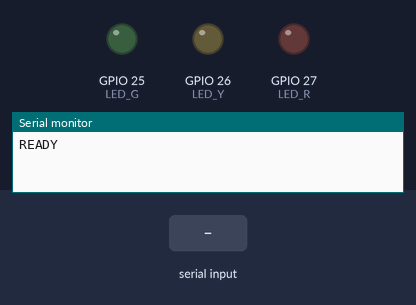
Bench run of a sketch on a simulated ESP32. On the bench: output pins drawn as LEDs (lit = HIGH), the last lines printed to the serial monitor. Inputs (shaded band) come from the test bench.

Above: at 1.8 s.
1.9 s: "C" received over Serial
At 1.97 s:
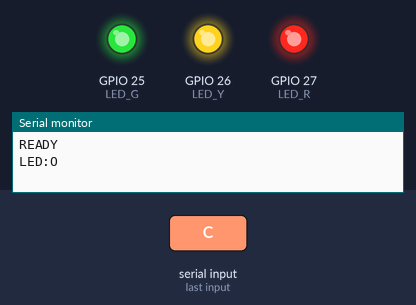
3.5 s: "G" received over Serial
At 4.0 s:
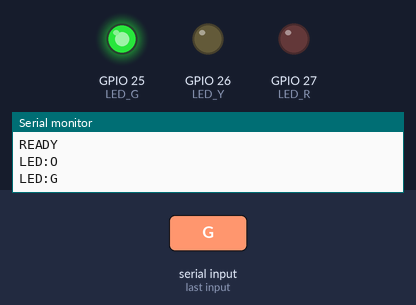
5.0 s: "Y" received over Serial
At 6.4 s:
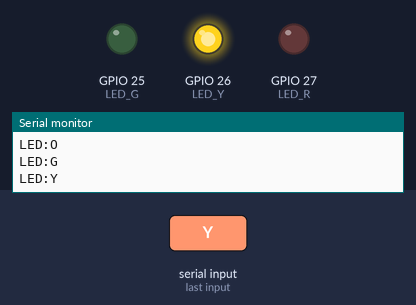
Timing chart, 0 to 9.5 s (numbered marks = the images above; inputs shaded):
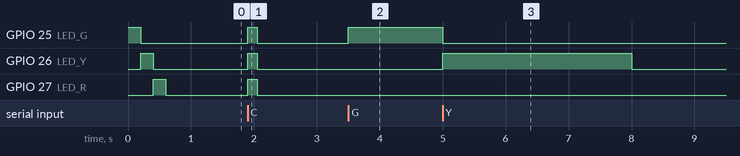

The sketch:

exo_alert_box.ino
```cpp
/*
  ExoSpot – LED Alert Box (ESP32)  v0.3
  แจ้งเตือนด้วยไฟ LED 3 สีเท่านั้น (ไม่มี buzzer) และรายงานสถานะไฟกลับไปที่แอป
  เสียงแจ้งเตือนทั้งหมดอยู่ในแอป (โค้ชเสียงพูด)

  ---------- แอป → ESP32 (1 ตัวอักษร) ----------
    G = ท่าถูก       -> LED เขียว
    Y = เริ่มเสี่ยง    -> LED เหลือง
    R = อันตราย      -> LED แดงกะพริบเร็ว (ดึงความสนใจแทนเสียง)
    O = หยุด/ไม่พบคน  -> ดับทั้งหมด
    C = นับครั้งได้    -> ไฟ 3 ดวงกะพริบพร้อมกัน 1 ครั้ง แล้วกลับสถานะเดิม
    P = ping         -> ตอบสถานะปัจจุบัน (แอปใช้ตอนเพิ่งเชื่อมต่อ)

  ---------- ESP32 → แอป (1 บรรทัดต่อข้อความ) ----------
    READY            บอร์ดพร้อมใช้งาน (หลังเปิดเครื่อง)
    LED:<G|Y|R|O>    สถานะไฟจริงบนกล่อง ส่งทุกครั้งที่ได้รับคำสั่ง (ใช้เป็น ACK)
    TIMEOUT          ไม่ได้รับคำสั่งเกิน 3 วินาที ดับไฟแล้ว

  Failsafe: ไม่ได้รับคำสั่งเกิน 3 วินาที (เว็บปิด/สายหลุด) -> ดับทั้งหมด

  ---------- การต่อขา ----------
    GPIO25 -> 220Ω -> LED เขียว  (ขายาว) / ขาสั้น -> GND
    GPIO26 -> 220Ω -> LED เหลือง
    GPIO27 -> 220Ω -> LED แดง
*/

#define LED_G 25
#define LED_Y 26
#define LED_R 27

const unsigned long TIMEOUT_MS     = 3000;  // failsafe
const unsigned long RED_BLINK_MS   = 200;   // จังหวะกะพริบตอนสถานะแดง
const unsigned long CELEBRATE_MS   = 150;   // ความยาวไฟกะพริบตอนนับครั้ง

char state = 'O';
unsigned long lastCmd = 0;
unsigned long lastBlink = 0;
bool redOn = true;
unsigned long celebrateUntil = 0;           // 0 = ไม่ได้กะพริบฉลอง

void setLeds(bool g, bool y, bool r) {
  digitalWrite(LED_G, g);
  digitalWrite(LED_Y, y);
  digitalWrite(LED_R, r);
}

void showState() {
  setLeds(state == 'G', state == 'Y', state == 'R' && redOn);
}

void report() {
  Serial.print("LED:");
  Serial.println(state);
}

void selfTest() {
  int leds[] = {LED_G, LED_Y, LED_R};
  for (int i = 0; i < 3; i++) {
    digitalWrite(leds[i], HIGH); delay(200); digitalWrite(leds[i], LOW);
  }
}

void setup() {
  Serial.begin(115200);
  pinMode(LED_G, OUTPUT);
  pinMode(LED_Y, OUTPUT);
  pinMode(LED_R, OUTPUT);
  selfTest();
  showState();
  Serial.println("READY");
}

void loop() {
  unsigned long now = millis();

  // ---------- 1) อ่านคำสั่งจากแอป ----------
  while (Serial.available()) {
    char c = Serial.read();

    if (c == 'G' || c == 'Y' || c == 'R' || c == 'O') {
      lastCmd = now;
      if (c != state) {
        state = c;
        redOn = true;
        lastBlink = now;
      }
      if (!celebrateUntil) showState();
      report();                                  // ACK ทุกคำสั่ง (รวม heartbeat)
    } else if (c == 'C') {
      lastCmd = now;
      setLeds(true, true, true);
      celebrateUntil = now + CELEBRATE_MS;
      report();
    } else if (c == 'P') {
      report();
    }
  }

  // ---------- 2) จบไฟกะพริบฉลอง ----------
  if (celebrateUntil && now >= celebrateUntil) {
    celebrateUntil = 0;
    showState();
  }

  // ---------- 3) Failsafe ----------
  if (state != 'O' && now - lastCmd > TIMEOUT_MS) {
    state = 'O';
    showState();
    Serial.println("TIMEOUT");
    report();
  }

  // ---------- 4) ไฟแดงกะพริบ (non-blocking) ----------
  if (state == 'R' && !celebrateUntil && now - lastBlink > RED_BLINK_MS) {
    lastBlink = now;
    redOn = !redOn;
    showState();
  }
}
```

Measured:
- after the input at 1.9 s, GPIO 25 (LED_G), GPIO 26 (LED_Y), GPIO 27 (LED_R): LOW → HIGH at once, → LOW 0.15 s later
- after the input at 3.5 s, GPIO 25 (LED_G): LOW → HIGH at once
- after the input at 5.0 s, GPIO 25 (LED_G): HIGH → LOW after 0.00 s instead of 1.5 s; GPIO 26 (LED_Y): LOW → HIGH at once, → LOW 3.0 s later
